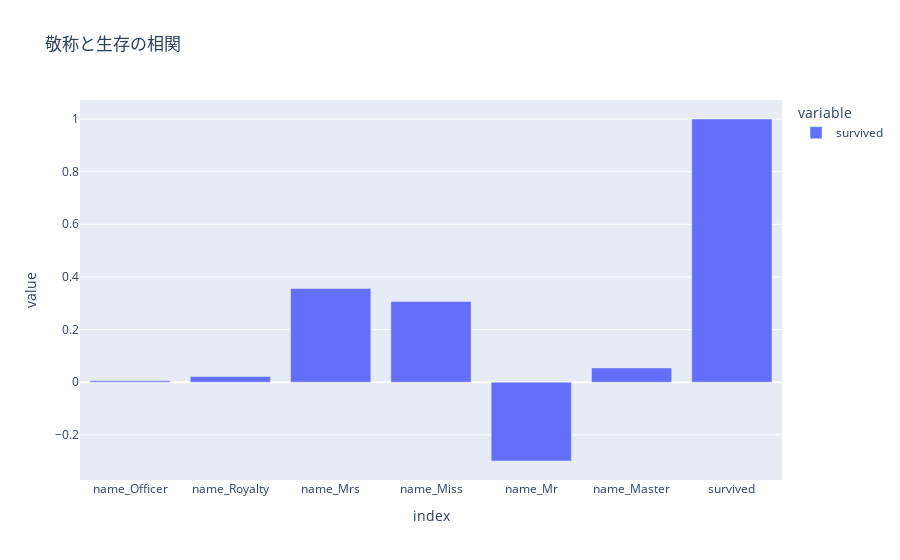

Source (notebook cell):
### Code cell
# 名前の敬称べつでダミー変数をつくる
sdf=df
l=[]

# survived 列をboolに（colabではエラーが発生）
df['survived']=df['survived'] =='1'

# 敬称を適当に分類する
honorifics = {
    'Officer' : ['Capt', 'Col', 'Major', 'Dr', 'Rev'],
    'Royalty' : ['Don', 'Sir', 'the Countess', 'Dona', 'Lady'],
    'Mrs'     : ['Mme', 'Ms', 'Mrs'],
    'Miss'    : ['Mlle', 'Miss'],
    'Mr'      : ['Mr'],
    'Master'  : ['Master','Jonkheer']
}

# 上のdictをもとにダミー変数を作成
for h in honorifics:
        sdf['name_' + h] = sdf['name'].str.contains('|'.join(honorifics[h]))
        l.append('name_' + h)
l.append('survived')
sdf[l].corr().loc['survived']

# グラフプロット
# mrs. miss. master.などに正の相関が見て取れ、逆にMr.は負の相関があることがわかる
fig=px.bar(sdf[l].corr().loc['survived'],title="敬称と生存の相関").show()       
sdf[l].corr()

sdf

### Figure 1 — Plotly figure (JSON) as saved in the notebook; plotly's stock layout.template omitted (floating-point values rounded to 4 significant figures)
{"data": [{"alignmentgroup": "True", "hovertemplate": "variable=survived<br>index=%{x}<br>value=%{y}<extra></extra>", "legendgroup": "survived", "marker": {"color": "#636efa", "pattern": {"shape": ""}}, "name": "survived", "offsetgroup": "survived", "orientation": "v", "showlegend": true, "textposition": "auto", "type": "bar", "x": ["name_Officer", "name_Royalty", "name_Mrs", "name_Miss", "name_Mr", "name_Master", "survived"], "xaxis": "x", "y": [0.005074, 0.02131, 0.3558, 0.3062, -0.2995, 0.05417, 1], "yaxis": "y"}], "layout": {"barmode": "relative", "legend": {"title": {"text": "variable"}, "tracegroupgap": 0}, "title": {"text": "敬称と生存の相関"}, "xaxis": {"anchor": "y", "domain": [0, 1], "title": {"text": "index"}}, "yaxis": {"anchor": "x", "domain": [0, 1], "title": {"text": "value"}}}}
